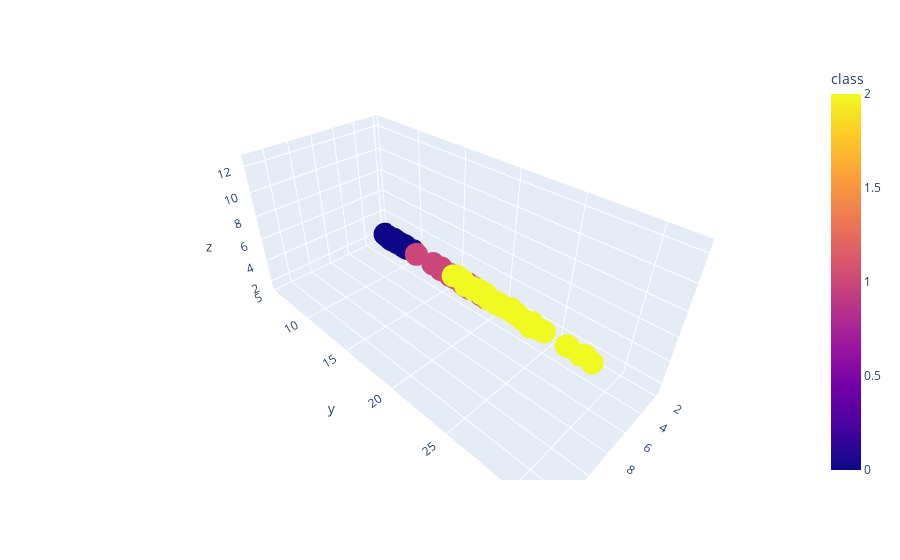

The code cell stored with this chart in its notebook:
### Code cell
import plotly.express as px
import pandas as pd

df = pd.DataFrame(np.vstack([transformed_test.T,y_test]).T , columns = ['x','y','z','class'])

fig = px.scatter_3d(df, color='class' , x = 'x' , y = 'y' , z = 'z' )
fig.show()
